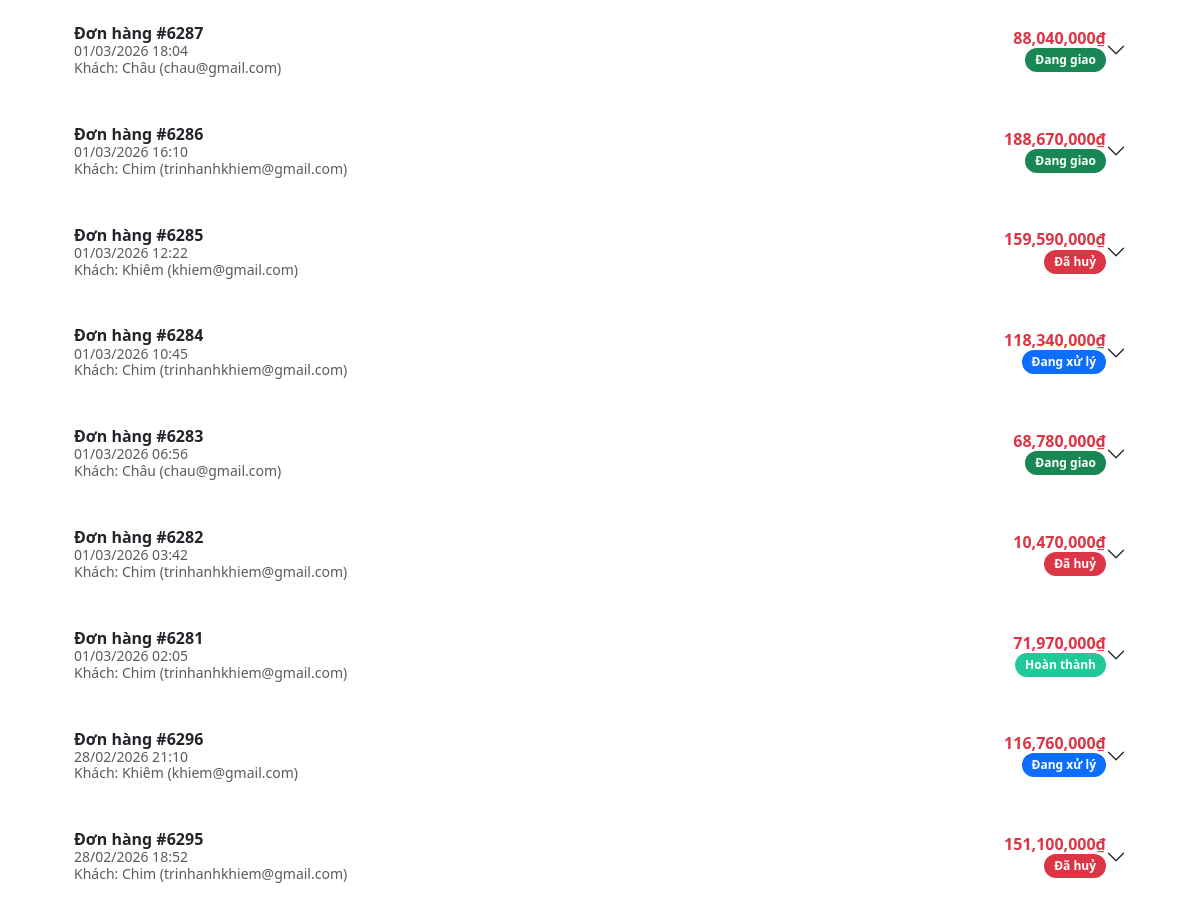
Page /shops/order-history/ (signed in, middle part) on the earlier database version.
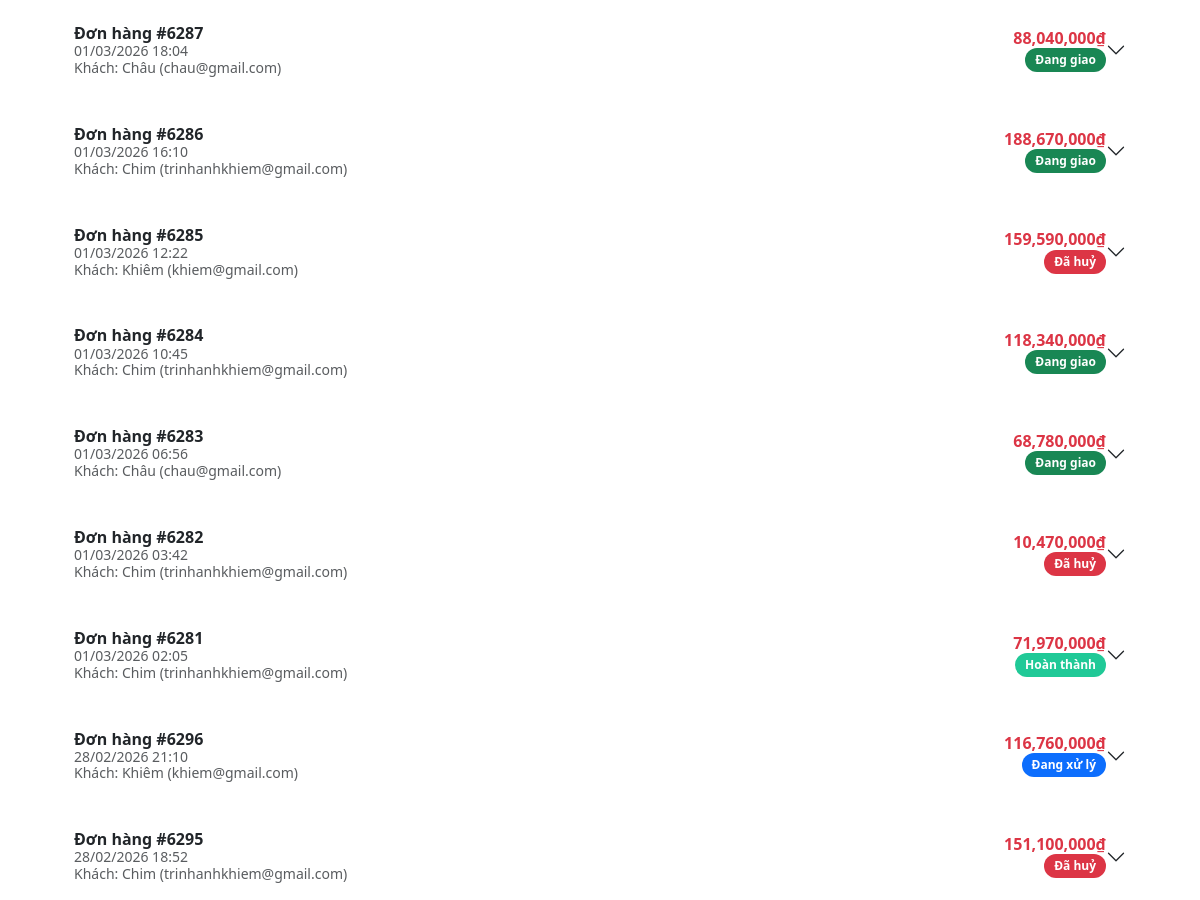
Same page on the later database version.
### shops/models.py (models this page shows, shortened)
class Order(models.Model):
    STATUS_CHOICES = (
        ('Pending', 'Pending'),
        ('Processing', 'Processing'),
        ('Shipped', 'Shipped'),
        ('Delivered', 'Delivered'),
        ('Cancelled', 'Cancelled'),
    )
    user = models.ForeignKey(settings.AUTH_USER_MODEL, on_delete=models.CASCADE, related_name='orders')
    address = models.CharField(max_length=255)
    phone = models.CharField(max_length=20)
    total_price = models.IntegerField()
    created_at = models.DateTimeField(default=timezone.now)
    updated_at = models.DateTimeField(auto_now=True)
    paid = models.BooleanField(default=False)
    status = models.CharField(max_length=20, choices=STATUS_CHOICES, default='Pending')
    shipping_method = models.CharField(max_length=50, default='Standard')
    shipping_cost = models.IntegerField(default=0)
    coupon = models.ForeignKey('Coupon', on_delete=models.SET_NULL, null=True, blank=True)
    discount = models.IntegerField(default=0)
    qr_token = models.UUIDField(
        default=uuid.uuid4,
        unique=True,
        editable=False
    )
    tracking_code = models.CharField(
        max_length=20,
        default='',
        blank=True
    )
    PAYMENT_CHOICES = (
        ('COD', 'Thanh toán khi nhận hàng'),
        ('BANK', 'Chuyển khoản ngân hàng'),
        ('MOMO', 'Chuyển khoản ví điện tử MoMo'),
        ('VNPAY', 'Chuyển khoản ví điện tử VNPAY'),
    )
    payment_method = models.CharField(
        max_length=10,
        choices=PAYMENT_CHOICES,
        default='COD'
    )
    rank_discount = models.IntegerField(default=0)
    class Meta:
        ordering = ('-created_at',)
        indexes = [
            models.Index(fields=["status", "-created_at"]),
            models.Index(fields=["user", "-created_at"]),
            models.Index(fields=["paid", "status"]),
        ]

### shops/views.py (the view, shortened to what this page needs)
# urls.py: path('order-history/', views.order_history, name='order_history'),
@login_required
def order_history(request):
    is_admin = request.user.is_staff or request.user.is_superuser
    if is_admin:
        orders = (
            Order.objects
            .select_related('user')
            .prefetch_related('items__product', 'status_logs__changed_by')
            .order_by('-created_at')
        )
    selected_customer = request.GET.get("customer", "").strip()
    selected_status = request.GET.get("status", "").strip()
    if is_admin:
        if selected_customer:
            orders = orders.filter(user_id=selected_customer)
        if selected_status:
            orders = orders.filter(status=selected_status)
    paginator = Paginator(orders, 30 if is_admin else 20)
    page_obj = paginator.get_page(request.GET.get("page"))
    orders = page_obj.object_list
    for order in orders:
        base_url = getattr(settings, "PUBLIC_BASE_URL", "").rstrip("/")
        path = reverse('shops:order_qr_public', args=[order.qr_token])
        if base_url:
            order.qr_shipper_url = f"{base_url}{path}"
        else:
            order.qr_shipper_url = request.build_absolute_uri(path)
    export_query = ""
    if is_admin:
        params = request.GET.copy()
        params.pop("page", None)
        export_query = params.urlencode()
    return render(request, 'shops/order_history.html', {
        'orders': orders,
        'page_obj': page_obj,
        'is_admin': is_admin,
        'customers': (
            Order.objects.select_related('user')
            .values('user_id', 'user__username', 'user__email', 'user__first_name', 'user__last_name')
            .distinct()
            .order_by('user__username')
            if is_admin else []
        ),
        'status_choices': Order.STATUS_CHOICES,
        'selected_customer': selected_customer,
        'selected_status': selected_status,
        'export_query': export_query,
    })

### shops/context_processors.py (called while the page is built)
def cart_context(request):
    cart = request.session.get('cart', {})
    cart_items_count = len(cart)
    compare_items_count = len(request.session.get("compare_products", []))
    wishlist_items_count = 0
    if request.user.is_authenticated:
        cache_key = f"wishlist_items_count:{request.user.id}"
        cached_count = cache.get(cache_key)
        if cached_count is None:
            cached_count = WishlistItem.objects.filter(user=request.user).count()
            cache.set(cache_key, cached_count, 60)
        wishlist_items_count = cached_count
    return {
        'cart_items_count': cart_items_count,
        'compare_items_count': compare_items_count,
        'wishlist_items_count': wishlist_items_count,
        'cart': cart
    }

### shops/models.py (called while the page is built)
    @property
    def total_cost(self):
        return self.price * self.quantity

### shops/templates/shops/order_history.html (shortened to what this page needs)
{% extends "shops/base.html" %} {% load humanize %} {% load static%}
{% block title %}Lịch sử đơn hàng | QShop{% endblock %} {% block content %}
<link rel="stylesheet" href="{% static 'css/order_history.css' %}" />
<div class="container mt-4 mb-5">
  {% if orders %}
  <div class="accordion" id="ordersAccordion">
    {% for order in orders %}
    <div class="accordion-item order-card mb-3">
      <h2 class="accordion-header">
        <button
          class="accordion-button collapsed order-header"
          data-bs-toggle="collapse"
          data-bs-target="#collapse{{ order.id }}"
        >
          <div class="w-100 d-flex justify-content-between align-items-center">
            <div>
              <strong>Đơn hàng #{{ order.id }}</strong>
              <div class="small text-muted">
                {{ order.created_at|date:"d/m/Y H:i" }}
              </div>
              {% if is_admin %}
              <div class="small text-muted">
                Khách: {{ order.user.get_full_name|default:order.user.username }}
                {% if order.user.email %}({{ order.user.email }}){% endif %}
              </div>
              {% endif %}
            </div>
            <div class="text-end">
              <div class="fw-semibold text-danger">
                {{ order.total_price|intcomma }}₫
              </div>
              {% if order.status == "Pending" %}
              <span class="badge badge-status badge-pending">Chờ xử lý</span>
              {% elif order.status == "Processing" %}
              <span class="badge badge-status badge-processing"
                >Đang xử lý</span
              >
              {% elif order.status == "Shipped" %}
              <span class="badge badge-status badge-shipped">Đang giao</span>
              {% elif order.status == "Delivered" %}
              <span class="badge badge-status badge-delivered">Hoàn thành</span>
              {% elif order.status == "Cancelled" %}
              <span class="badge badge-status badge-cancelled">Đã huỷ</span>
              {% endif %}
            </div>
          </div>
        </button>
      </h2>
    </div>
    {% endfor %}
  </div>
  {% endif %}
</div>
{% endblock %}

Differences in the rows shown:
changed Order id 6284: status "Đang xử lý" → "Đang giao"
